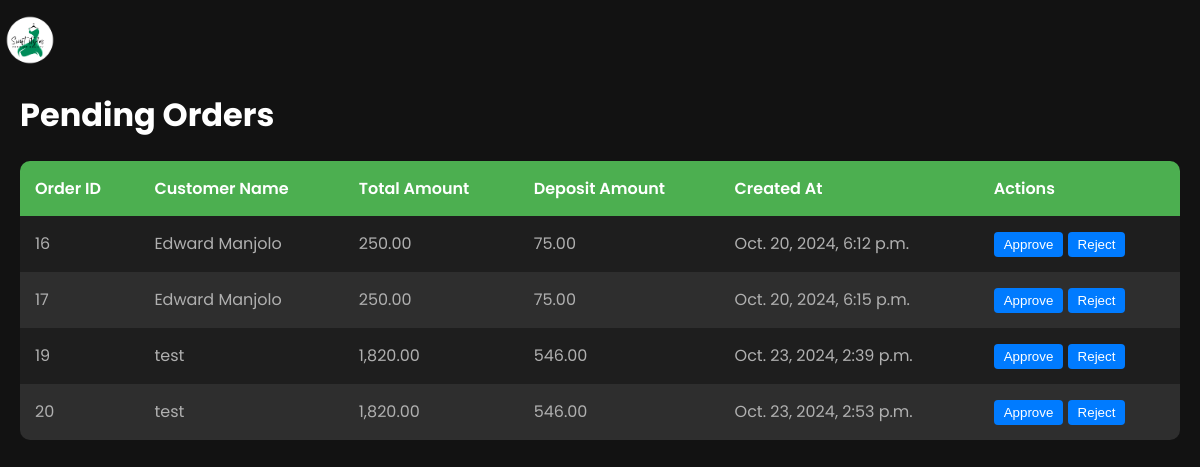
Screenshot of /approve-orders/ (signed in) with the database file from the repository.
### mma/models.py (models this page shows, shortened)
class Order(models.Model):
    STATUS_CHOICES = (
        ('pending', 'Pending'),
        ('approved', 'Approved'),
        ('completed', 'Completed'),  # Add 'completed' status
        ('cancelled', 'Cancelled'),
    )
    agent = models.ForeignKey(CustomUser, on_delete=models.CASCADE, related_name='orders')
    customer_name = models.CharField(max_length=200)
    phone_number = models.CharField(max_length=15, null=True, blank=True)  # Allow null values
    total_amount = models.DecimalField(max_digits=10, decimal_places=2)
    deposit_amount = models.DecimalField(max_digits=10, decimal_places=2)
    status = models.CharField(max_length=20, choices=STATUS_CHOICES, default='pending')
    created_at = models.DateTimeField(auto_now_add=True)
    business_location = models.CharField(max_length=200, null=True, blank=True)
    delivery_date = models.DateField(null=True, blank=True)
    is_approved = models.BooleanField(default=False)

### mma/views.py (the view, shortened to what this page needs)
# urls.py: path('approve-orders/', views.admin_approve_orders, name='admin_approve_orders'),
@staff_member_required
def admin_approve_orders(request):
    pending_orders = Order.objects.filter(status='pending')
    return render(request, 'approve_orders.html', {'pending_orders': pending_orders})

### mma/templates/approve_orders.html (shortened to what this page needs)
{% extends "base.html" %}
{% block content %}
<h1>Pending Orders</h1>
{% if pending_orders %}
    <table>
        <thead>
            <tr>
                <th>Order ID</th>
                <th>Customer Name</th>
                <th>Total Amount</th>
                <th>Deposit Amount</th>
                <th>Created At</th>
                <th>Actions</th>
            </tr>
        </thead>
        <tbody>
            {% for order in pending_orders %}
            <tr>
                <td>{{ order.id }}</td>
                <td>{{ order.customer_name }}</td>
                <td>{{ order.total_amount }}</td>
                <td>{{ order.deposit_amount }}</td>
                <td>{{ order.created_at }}</td>
                <td>
                    <form method="post">
                        <button type="submit" name="action" value="approve">Approve</button>
                        <button type="submit" name="action" value="reject">Reject</button>
                    </form>
                </td>
            </tr>
            {% endfor %}
        </tbody>
    </table>
{% else %}
    <p>No pending orders.</p>
{% endif %}
{% endblock %}

### mma/templates/base.html (style rules this page uses)
:root { --primary-color: #4CAF50; --secondary-color: #2196F3; --background-color: #121212; --card-background: #1E1E1E; --text-color: #FFFFFF; --secondary-text: #B0B0B0; --nav-height: 60px; --table-header-bg: #333; --table-row-bg: #1E1E1E; --table-row-alt-bg: #2E2E2E; }
body { font-family: 'Poppins', sans-serif; background-color: var(--background-color); color: var(--text-color); margin: 0; padding-top: 70px; }
table { width: 100%; border-collapse: separate; border-spacing: 0; margin-bottom: 20px; border-radius: 10px; overflow: hidden; }
th, td { padding: 15px; text-align: left; }
thead { background-color: var(--primary-color); }
tbody tr:nth-child(odd) { background-color: var(--table-row-bg); }
tbody tr:nth-child(even) { background-color: var(--table-row-alt-bg); }
th { color: var(--text-color); font-weight: 600; }
td { color: var(--secondary-text); }
button { background-color: #007bff; color: white; border: none; padding: 5px 10px; cursor: pointer; border-radius: 4px; }

### rows the page displays
Order: id "16", customer_name "Edward Manjolo", total_amount "250.00", deposit_amount "75.00", created_at "Oct. 20, 2024, 6:12 p.m."
Order: id "17", customer_name "Edward Manjolo", total_amount "250.00", deposit_amount "75.00", created_at "Oct. 20, 2024, 6:15 p.m."
Order: id "19", customer_name "test", total_amount "1,820.00", deposit_amount "546.00", created_at "Oct. 23, 2024, 2:39 p.m."
Order: id "20", customer_name "test", total_amount "1,820.00", deposit_amount "546.00", created_at "Oct. 23, 2024, 2:53 p.m."
